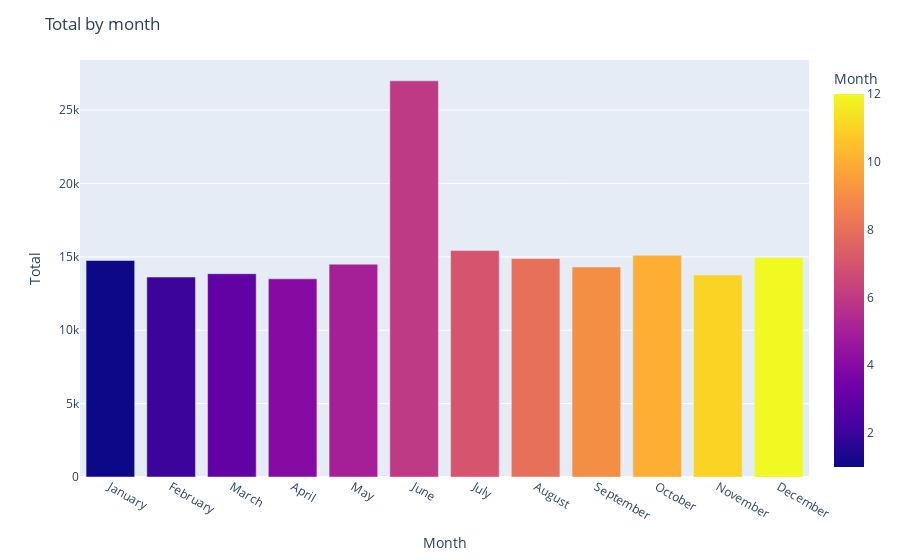

Notebook code cell kept with this figure:
### Code cell
# Total by month
fig = px.bar(
    data_group,
    x="Month_txt",
    y="Total",
    color="Month", 
    color_discrete_sequence=px.colors.qualitative.Set3
)
fig.update_layout(
    title="Total by month",
    xaxis_title="Month",
    yaxis_title="Total",
    showlegend=False
)

fig.show()

### Figure 1 — Plotly figure (JSON) as saved in the notebook; plotly's stock layout.template omitted (floating-point values rounded to 4 significant figures)
{"data": [{"hovertemplate": "Month_txt=%{x}<br>Total=%{y}<br>Month=%{marker.color}<extra></extra>", "legendgroup": "", "marker": {"color": [1, 2, 3, 4, 5, 6, 7, 8, 9, 10, 11, 12], "coloraxis": "coloraxis", "pattern": {"shape": ""}}, "name": "", "orientation": "v", "showlegend": false, "textposition": "auto", "type": "bar", "x": ["January", "February", "March", "April", "May", "June", "July", "August", "September", "October", "November", "December"], "xaxis": "x", "y": [14755, 13626, 13854, 13505, 14505, 26997, 15430, 14891, 14312, 15110, 13769, 14961], "yaxis": "y"}], "layout": {"barmode": "relative", "coloraxis": {"colorbar": {"title": {"text": "Month"}}, "colorscale": [[0, "#0d0887"], [0.1111, "#46039f"], [0.2222, "#7201a8"], [0.3333, "#9c179e"], [0.4444, "#bd3786"], [0.5556, "#d8576b"], [0.6667, "#ed7953"], [0.7778, "#fb9f3a"], [0.8889, "#fdca26"], [1, "#f0f921"]]}, "legend": {"tracegroupgap": 0}, "margin": {"t": 60}, "showlegend": false, "title": {"text": "Total by month"}, "xaxis": {"anchor": "y", "domain": [0, 1], "title": {"text": "Month"}}, "yaxis": {"anchor": "x", "domain": [0, 1], "title": {"text": "Total"}}}}
